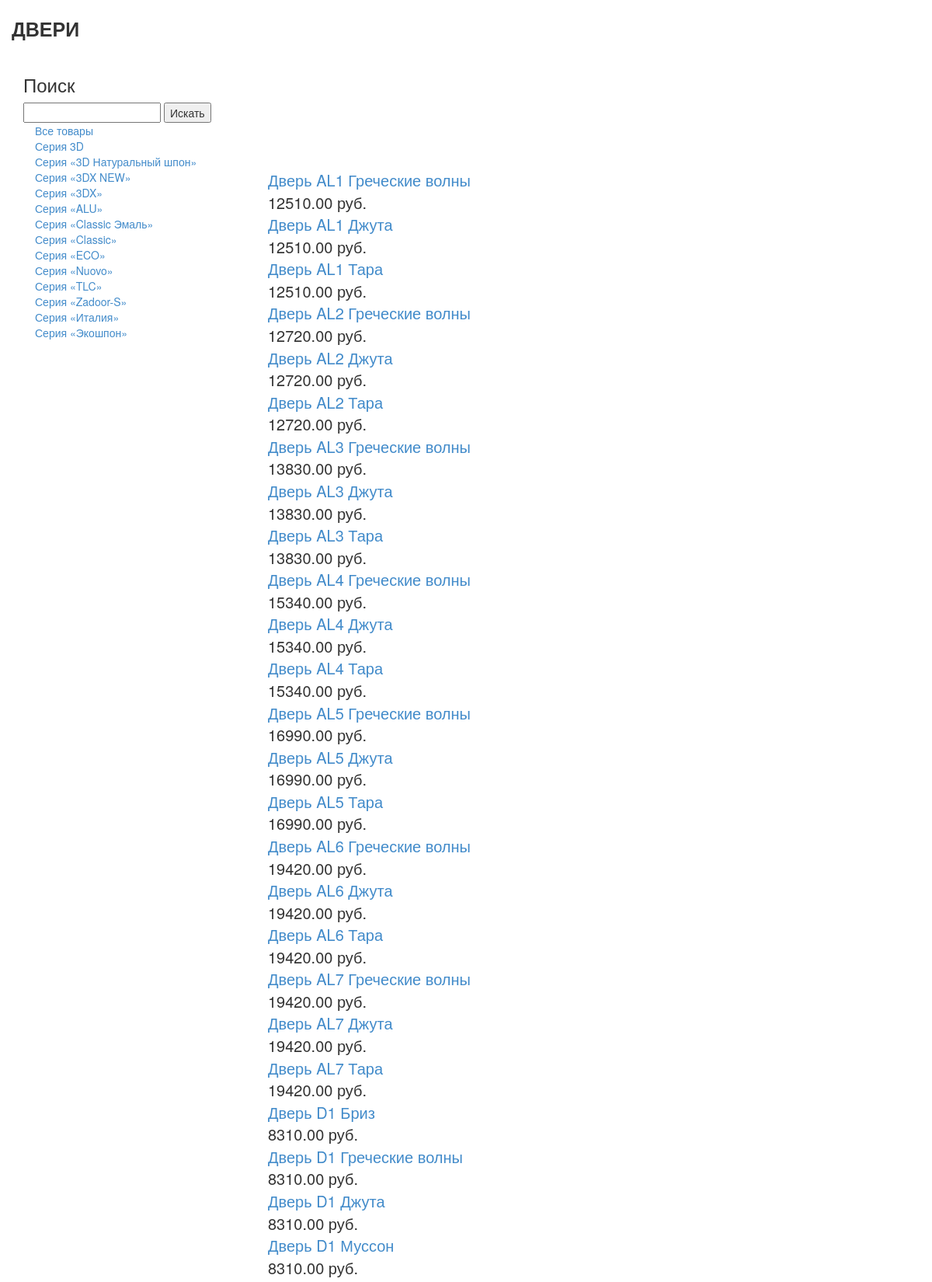
The page / (upper part) on the database its author committed.
### polls/models.py (models this page shows, shortened)
class Category(models.Model):
    name = models.CharField(max_length=200, null=True, db_index=True)
    slug = models.SlugField(max_length=200, null=True, db_index=True, unique=True)
    class Meta:
        ordering = ['name']
        verbose_name = 'Категория'
        verbose_name_plural = 'Категории'
    def get_absolute_url(self):
        return reverse('polls:ProductListByCategory', args=[self.slug])

class Product(models.Model):
    category = models.ForeignKey(Category, related_name='products', null=True, verbose_name="Категория")
    name = models.CharField(max_length=200, null=True, db_index=True, verbose_name="Название")
    slug = models.SlugField(max_length=200, null=True, db_index=True)
    description = models.TextField(blank=True, null=True, verbose_name="Описание")
    price = models.DecimalField(max_digits=10, null=True, decimal_places=2, verbose_name="Цена")
    color = models.TextField(blank=True, null=True, verbose_name="Цвета")
    created = models.DateTimeField(null=True, auto_now_add=True)
    updated = models.DateTimeField(null=True, auto_now=True)
    class Meta:
        ordering = ['name']
        index_together = [
            ['id', 'slug']
        ]
    def get_absolute_url(self):
          return reverse('polls:ProductDetail', args=[self.id, self.slug])

### polls/views.py (the view)
# urls.py: url(r'^$', views.ProductList, name='ProductList'),
def ProductList(request, category_slug=None):
    category = None
    categories = Category.objects.all()
    products = Product.objects.filter()
    if category_slug:
        category = get_object_or_404(Category, slug=category_slug)
        products = products.filter(category=category)
    return render(request, 'polls/product/list.html', {
        'category': category,
        'categories': categories,
        'products': products
    })

### polls/templates/polls/product/list.html (shortened to what this page needs)
{% extends "polls/base.html" %}
{% load static %}
{% block content %}
<h3> Поиск </h3>
<form action="/search" method="GET">
  <input type="text" id="search" name="search" />
  <button>Искать</button>
</form>
<div id="sidebar" class="col-sm-3">
<a href="/">Все товары</a>
<br>
{% for cat in categories %}
  <a href="{{cat.get_absolute_url}}">{{ cat.name }}</a>
  <br>
{% endfor %}
</div>
<div id="main" class="product_list col-sm-9">
  {% for product in products %}
  <div class="product-detail">
    <div class="col-sm-8">
    <a href="{{ product.get_absolute_url }}"
          </a>
      <a href="{{ product.get_absolute_url }}">{{ product.name }}</a><br>
          {{ product.price }} руб.
    </div>
  </div>
  {% endfor %}
</div>
{% endblock %}

### polls/templates/polls/base.html (shortened to what this page needs)
{% load static %}
<!DOCTYPE html>
<html lang="en">
<head>
  <link rel="stylesheet" href="{% static "css/bootstrap.min.css" %}">
  <link rel="stylesheet" href="{% static "css/style.css" %}">
</head>
<body>
  <section id="header">
    <div class="top container">
      Двери
    </div>
  </section>
  <section id="content row" class="container">
    {% block content %}{% endblock %}
  </section>
</body>
</html>

### polls/static/css/style.css (style rules this page uses)
.top { padding: 20px 0; font-size: 25px; font-weight: 600; text-transform: uppercase; }
.product-detail { font-weight: 400; font-size: 20px; margin-top: 60px; }

### rows shown on the page
Category: name "Серия 3D"
Category: name "Серия «3D Натуральный шпон»"
Category: name "Серия «3DX NEW»"
Category: name "Серия «3DX»"
Category: name "Серия «ALU»"
Category: name "Серия «Classic Эмаль»"
Category: name "Серия «Classic»"
Category: name "Серия «ECO»"
Category: name "Серия «Nuovo»"
Category: name "Серия «TLC»"
Category: name "Серия «Zadoor-S»"
Category: name "Серия «Италия»"
Category: name "Серия «Экошпон»"
Product: name "Дверь AL1 Греческие волны", price "12510.00"
Product: name "Дверь AL1 Джута", price "12510.00"
Product: name "Дверь AL1 Тара", price "12510.00"
Product: name "Дверь AL2 Греческие волны", price "12720.00"
Product: name "Дверь AL2 Джута", price "12720.00"
Product: name "Дверь AL2 Тара", price "12720.00"
Product: name "Дверь AL3 Греческие волны", price "13830.00"
Product: name "Дверь AL3 Джута", price "13830.00"
Product: name "Дверь AL3 Тара", price "13830.00"
Product: name "Дверь AL4 Греческие волны", price "15340.00"
Product: name "Дверь AL4 Джута", price "15340.00"
Product: name "Дверь AL4 Тара", price "15340.00"
Product: name "Дверь AL5 Греческие волны", price "16990.00"
Product: name "Дверь AL5 Джута", price "16990.00"
Product: name "Дверь AL5 Тара", price "16990.00"
Product: name "Дверь AL6 Греческие волны", price "19420.00"
Product: name "Дверь AL6 Джута", price "19420.00"
Product: name "Дверь AL6 Тара", price "19420.00"
Product: name "Дверь AL7 Греческие волны", price "19420.00"
Product: name "Дверь AL7 Джута", price "19420.00"
Product: name "Дверь AL7 Тара", price "19420.00"
Product: name "Дверь D1 Бриз", price "8310.00"
Product: name "Дверь D1 Греческие волны", price "8310.00"
Product: name "Дверь D1 Джута", price "8310.00"
Product: name "Дверь D1 Муссон", price "8310.00"
